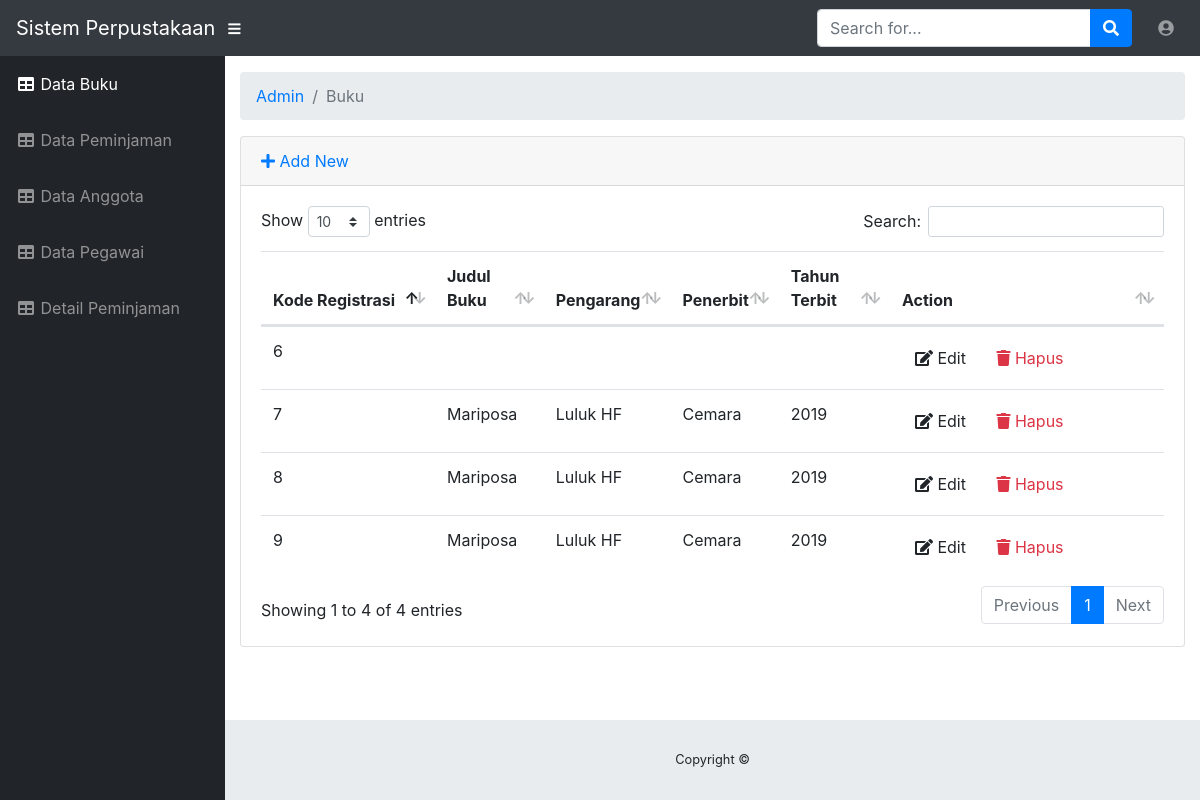
Screenshot of /index.php/admin/buku with the database file from the repository.
### tables this page shows
CREATE TABLE `buku` (
  `kd_registrasi` int(11) NOT NULL,
  `judul_buku` varchar(30) DEFAULT NULL,
  `pengarang` varchar(50) DEFAULT NULL,
  `penerbit` varchar(50) DEFAULT NULL,
  `tahun_penerbit` int(11) DEFAULT NULL
);

### application/controllers/admin/Buku.php (called while the page is built, shortened)
<?php
class Buku extends CI_Controller
{
    public function __construct()
    {
        $this->load->model('buku_model');
    }
    public function index()
    {
        $data["buku"] = $this->buku_model->getAll();
        $this->load->view("admin/buku/list", $data);
    }
}

### index.php (called while the page is built, shortened)
<?php
require_once BASEPATH.'core/CodeIgniter.php';

### application/models/Buku_model.php (called while the page is built, shortened)
<?php
	class Buku_model extends CI_Model
	{
		private $_table = "buku";
		public function getAll(){
			return $this->db->get($this->_table)->result();
		}
   		}
?>

### application/views/admin/buku/list.php (the view, shortened to what this page needs)
<!DOCTYPE html>
<html lang="en">
<head>
	<?php $this->load->view("admin/_partials/head.php") ?>
</head>
<body id="page-top">
	<?php $this->load->view("admin/_partials/navbar.php") ?>
	<div id="wrapper">
		<?php $this->load->view("admin/_partials/sidebar.php") ?>
		<div id="content-wrapper">
			<div class="container-fluid">
				<?php $this->load->view("admin/_partials/breadcrumb.php") ?>
				<div class="card mb-3">
					<div class="card-header">
						<a href="<?php echo site_url('admin/buku/add') ?>"><i class="fas fa-plus"></i> Add New</a>
					</div>
					<div class="card-body">
						<div class="table-responsive">
							<table class="table table-hover" id="dataTable" width="100%" cellspacing="0">
								<thead>
									<tr>
										<th>Kode Registrasi</th>
										<th>Judul Buku</th>
										<th>Pengarang</th>
										<th>Penerbit</th>
										<th>Tahun Terbit</th>
										<th>Action</th>
									</tr>
								</thead>
								<tbody>
									<?php foreach ($buku as $buku): ?>
									<tr>
										<td width="150">
											<?php echo $buku->kd_registrasi ?>
										</td>
										<td>
											<?php echo $buku->judul_buku ?>
										</td>
										<td>
											<?php
												echo $buku->pengarang
											?>
										</td>
										<td>
											<?php
												echo $buku->penerbit
											?>
										</td>
										<td>
											<?php
												echo $buku->tahun_penerbit
											?>
										</td>
										<td width="250">
											<a href="<?php echo site_url('admin/buku/edit/'.$buku->kd_registrasi) ?>"
											 class="btn btn-small"><i class="fas fa-edit"></i> Edit</a>
											<a
											 href="<?php echo site_url('admin/buku/delete/').$buku->kd_registrasi?>" class="btn btn-small text-danger"><i class="fas fa-trash"></i> Hapus</a>
										</td>
									</tr>
									<?php endforeach; ?>
								</tbody>
							</table>
						</div>
					</div>
				</div>
			</div>
			<?php $this->load->view("admin/_partials/footer.php") ?>
		</div>
	</div>
</body>
</html>

### application/views/admin/_partials/head.php (shortened to what this page needs)
<link href="<?php echo base_url('assets/bootstrap/css/bootstrap.min.css') ?>" rel="stylesheet">
<link href="<?php echo base_url('assets/fontawesome-free/css/all.min.css') ?>" rel="stylesheet" type="text/css">
<link href="<?php echo base_url('assets/datatables/dataTables.bootstrap4.css') ?>" rel="stylesheet">
<link href="<?php echo base_url('css/sb-admin.css') ?>" rel="stylesheet">

### application/views/admin/_partials/navbar.php
<nav class="navbar navbar-expand navbar-dark bg-dark static-top">
      <a class="navbar-brand mr-1" href="index.html">Sistem Perpustakaan</a>
      <button class="btn btn-link btn-sm text-white order-1 order-sm-0" id="sidebarToggle" href="#">
        <i class="fas fa-bars"></i>
      </button>
      <form class="d-none d-md-inline-block form-inline ml-auto mr-0 mr-md-3 my-2 my-md-0">
        <div class="input-group">
          <input type="text" class="form-control" placeholder="Search for..." aria-label="Search" aria-describedby="basic-addon2">
          <div class="input-group-append">
            <button class="btn btn-primary" type="button">
              <i class="fas fa-search"></i>
            </button>
          </div>
        </div>
      </form>
      <ul class="navbar-nav ml-auto ml-md-0">
        <li class="nav-item dropdown no-arrow">
          <a class="nav-link dropdown-toggle" href="#" id="userDropdown" role="button" data-toggle="dropdown" aria-haspopup="true" aria-expanded="false">
            <i class="fas fa-user-circle fa-fw"></i>
          </a>
        </li>
      </ul>
    </nav>

### application/views/admin/_partials/sidebar.php
<ul class="sidebar navbar-nav">
  <li class="nav-item active">
    <a class="nav-link" href="buku">
      <i class="fas fa-fw fa-table"></i>
      <span>Data Buku</span>
    </a>
  </li>
  <li class="nav-item">
    <a class="nav-link" href="peminjaman">
      <i class="fas fa-fw fa-table"></i>
      <span>Data Peminjaman</span></a>
  </li>
  <li class="nav-item">
    <a class="nav-link" href="anggota">
      <i class="fas fa-fw fa-table"></i>
      <span>Data Anggota</span></a>
  </li>
  <li class="nav-item">
    <a class="nav-link" href="petugas">
      <i class="fas fa-fw fa-table"></i>
      <span>Data Pegawai</span></a>
  </li>
  <li class="nav-item">
    <a class="nav-link" href="detail_peminjaman">
      <i class="fas fa-fw fa-table"></i>
      <span>Detail Peminjaman</span></a>
  </li>
</ul>

### application/views/admin/_partials/breadcrumb.php
<ol class="breadcrumb">
<?php foreach ($this->uri->segments as $segment): ?>
	<?php
		$url = substr($this->uri->uri_string, 0, strpos($this->uri->uri_string, $segment)) . $segment;
		$is_active =  $url == $this->uri->uri_string;
	?>
	<li class="breadcrumb-item <?php echo $is_active ? 'active': '' ?>">
		<?php if($is_active): ?>
			<?php echo ucfirst($segment) ?>
		<?php else: ?>
			<a href="<?php echo site_url($url) ?>"><?php echo ucfirst($segment) ?></a>
		<?php endif; ?>
	</li>
<?php endforeach; ?>
</ol>

### application/views/admin/_partials/footer.php
<footer class="sticky-footer">
  <div class="container my-auto">
    <div class="copyright text-center my-auto">
      <span>Copyright ©</span>
    </div>
  </div>
</footer>

### rows the page displays
buku: kd_registrasi "6"
buku: kd_registrasi "7", judul_buku "Mariposa", pengarang "Luluk HF", penerbit "Cemara", tahun_penerbit "2019"
buku: kd_registrasi "8", judul_buku "Mariposa", pengarang "Luluk HF", penerbit "Cemara", tahun_penerbit "2019"
buku: kd_registrasi "9", judul_buku "Mariposa", pengarang "Luluk HF", penerbit "Cemara", tahun_penerbit "2019"

### other values shown
$segment "Admin"
$segment "Buku"
